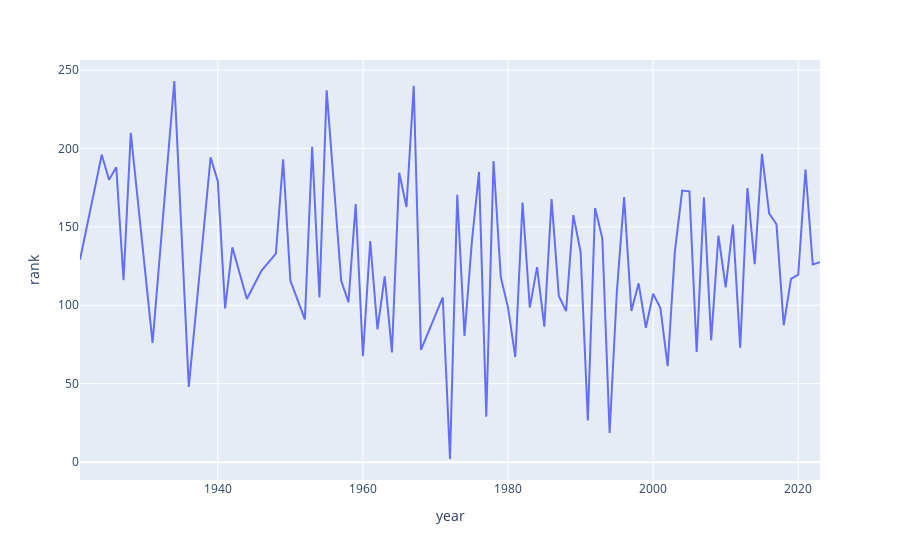

Source (notebook cell):
### Markdown cell above
# yearVsRankmean

### Code cell
yearVsRankmeanFig = px.line(yearVsRankmeanVsDurationmeanVsCount, x = 'year', y = 'rank')
yearVsRankmeanFig.show()

### Figure 1 — Plotly figure (JSON) as saved in the notebook; plotly's stock layout.template omitted (floating-point values rounded to 4 significant figures)
{"data": [{"hovertemplate": "year=%{x}<br>rank=%{y}<extra></extra>", "legendgroup": "", "line": {"color": "#636efa", "dash": "solid"}, "marker": {"symbol": "circle"}, "mode": "lines", "name": "", "orientation": "v", "showlegend": false, "type": "scatter", "x": [1921, 1924, 1925, 1926, 1927, 1928, 1931, 1934, 1936, 1939, 1940, 1941, 1942, 1944, 1946, 1948, 1949, 1950, 1952, 1953, 1954, 1955, 1957, 1958, 1959, 1960, 1961, 1962, 1963, 1964, 1965, 1966, 1967, 1968, 1971, 1972, 1973, 1974, 1975, 1976, 1977, 1978, 1979, 1980, 1981, 1982, 1983, 1984, 1985, 1986, 1987, 1988, 1989, 1990, 1991, 1992, 1993, 1994, 1995, 1996, 1997, 1998, 1999, 2000, 2001, 2002, 2003, 2004, 2005, 2006, 2007, 2008, 2009, 2010, 2011, 2012, 2013, 2014, 2015, 2016, 2017, 2018, 2019, 2020, 2021, 2022, 2023], "xaxis": "x", "y": [129, 196, 180, 188, 116, 210, 76, 243, 48, 194.3, 179, 98, 137, 104, 122, 133, 193, 115.7, 91, 201, 105, 237, 115.8, 102, 164.5, 67.5, 141, 84.67, 118.5, 70, 184.5, 162.7, 240, 71.5, 105, 2, 170.5, 80.5, 139.8, 185, 29, 192, 118, 98.5, 67, 165.5, 98.5, 124.3, 86.33, 167.7, 106, 96.25, 157.5, 134, 26.5, 162, 142.5, 18.6, 108.8, 169, 96.4, 114, 85.67, 107.4, 98.2, 61.25, 134.3, 173.1, 172.7, 70.25, 168.8, 77.67, 144.3, 111.4, 151.4, 73, 174.8, 126.2, 196.5, 158.5, 151.7, 87.25, 116.8, 119.5, 186.5, 126, 127.5], "yaxis": "y"}], "layout": {"legend": {"tracegroupgap": 0}, "margin": {"t": 60}, "xaxis": {"anchor": "y", "domain": [0, 1], "title": {"text": "year"}}, "yaxis": {"anchor": "x", "domain": [0, 1], "title": {"text": "rank"}}}}
